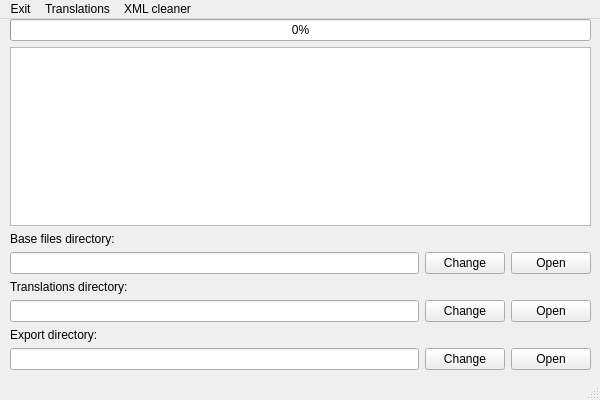
<?xml version="1.0" encoding="UTF-8"?>
<ui version="4.0">
 <class>w_main</class>
 <widget class="QMainWindow" name="w_main">
  <property name="geometry">
   <rect>
    <x>0</x>
    <y>0</y>
    <width>600</width>
    <height>400</height>
   </rect>
  </property>
  <property name="sizePolicy">
   <sizepolicy hsizetype="Fixed" vsizetype="Fixed">
    <horstretch>0</horstretch>
    <verstretch>0</verstretch>
   </sizepolicy>
  </property>
  <property name="minimumSize">
   <size>
    <width>600</width>
    <height>400</height>
   </size>
  </property>
  <property name="maximumSize">
   <size>
    <width>600</width>
    <height>400</height>
   </size>
  </property>
  <property name="windowTitle">
   <string notr="true">Civilization IV - Translation manager</string>
  </property>
  <property name="locale">
   <locale language="English" country="UnitedKingdom"/>
  </property>
  <widget class="QWidget" name="centralwidget">
   <widget class="QWidget" name="verticalLayoutWidget_2">
    <property name="geometry">
     <rect>
      <x>10</x>
      <y>0</y>
      <width>581</width>
      <height>351</height>
     </rect>
    </property>
    <layout class="QVBoxLayout" name="verticalLayout_2">
     <item>
      <widget class="QProgressBar" name="progressBar">
       <property name="value">
        <number>0</number>
       </property>
      </widget>
     </item>
     <item>
      <widget class="QTextEdit" name="console">
       <property name="readOnly">
        <bool>true</bool>
       </property>
      </widget>
     </item>
     <item>
      <layout class="QVBoxLayout" name="verticalLayout">
       <item>
        <widget class="QLabel" name="label">
         <property name="text">
          <string>Base files directory:</string>
         </property>
        </widget>
       </item>
       <item>
        <layout class="QHBoxLayout" name="horizontalLayout">
         <item>
          <widget class="QLineEdit" name="line_baseDir">
           <property name="readOnly">
            <bool>true</bool>
           </property>
          </widget>
         </item>
         <item>
          <widget class="QPushButton" name="bt_baseDirChange">
           <property name="text">
            <string>Change</string>
           </property>
          </widget>
         </item>
         <item>
          <widget class="QPushButton" name="bt_openBaseDir">
           <property name="text">
            <string>Open</string>
           </property>
          </widget>
         </item>
        </layout>
       </item>
       <item>
        <widget class="QLabel" name="label_3">
         <property name="text">
          <string>Translations directory:</string>
         </property>
        </widget>
       </item>
       <item>
        <layout class="QHBoxLayout" name="horizontalLayout_3">
         <item>
          <widget class="QLineEdit" name="line_importDir">
           <property name="readOnly">
            <bool>true</bool>
           </property>
          </widget>
         </item>
         <item>
          <widget class="QPushButton" name="bt_importDirChange">
           <property name="text">
            <string>Change</string>
           </property>
          </widget>
         </item>
         <item>
          <widget class="QPushButton" name="bt_openTranslDir">
           <property name="text">
            <string>Open</string>
           </property>
          </widget>
         </item>
        </layout>
       </item>
       <item>
        <widget class="QLabel" name="label_2">
         <property name="text">
          <string>Export directory:</string>
         </property>
        </widget>
       </item>
       <item>
        <layout class="QHBoxLayout" name="horizontalLayout_2">
         <item>
          <widget class="QLineEdit" name="line_exportDir">
           <property name="readOnly">
            <bool>true</bool>
           </property>
          </widget>
         </item>
         <item>
          <widget class="QPushButton" name="bt_exportDirChange">
           <property name="text">
            <string>Change</string>
           </property>
          </widget>
         </item>
         <item>
          <widget class="QPushButton" name="bt_openExportDir">
           <property name="text">
            <string>Open</string>
           </property>
          </widget>
         </item>
        </layout>
       </item>
      </layout>
     </item>
    </layout>
   </widget>
  </widget>
  <widget class="QMenuBar" name="menubar">
   <property name="geometry">
    <rect>
     <x>0</x>
     <y>0</y>
     <width>600</width>
     <height>21</height>
    </rect>
   </property>
   <widget class="QMenu" name="menuExit">
    <property name="title">
     <string>Exit</string>
    </property>
    <addaction name="actionTest"/>
   </widget>
   <widget class="QMenu" name="menuTranslations">
    <property name="title">
     <string>Translations</string>
    </property>
    <widget class="QMenu" name="menuAdvanced">
     <property name="title">
      <string>Advanced</string>
     </property>
     <addaction name="actionImport_to_game_files"/>
     <addaction name="actionExport_to_Android_XML"/>
    </widget>
    <addaction name="actionDownload_latest_translations"/>
    <addaction name="actionUpload_latest_english_strings"/>
    <addaction name="actionBackup_translations_from_platform"/>
    <addaction name="menuAdvanced"/>
   </widget>
   <widget class="QMenu" name="menuClean_XML">
    <property name="title">
     <string>XML cleaner</string>
    </property>
    <addaction name="actionSort_tags_by_categories"/>
    <addaction name="actionRemove_translations_identical_to_english"/>
    <addaction name="actionRemove_duplicate_language_tags"/>
    <addaction name="actionRemove_a_specific_language"/>
   </widget>
   <addaction name="menuExit"/>
   <addaction name="menuTranslations"/>
   <addaction name="menuClean_XML"/>
  </widget>
  <widget class="QStatusBar" name="statusbar"/>
  <action name="actionExport_to_Android_XML">
   <property name="text">
    <string>Export to Android XML</string>
   </property>
  </action>
  <action name="actionImport_to_game_files">
   <property name="enabled">
    <bool>true</bool>
   </property>
   <property name="text">
    <string>Import to game files</string>
   </property>
  </action>
  <action name="actionDownload_latest_translations">
   <property name="enabled">
    <bool>false</bool>
   </property>
   <property name="text">
    <string>Merge latest translations</string>
   </property>
  </action>
  <action name="actionUpload_latest_english_strings">
   <property name="enabled">
    <bool>false</bool>
   </property>
   <property name="text">
    <string>Upload latest english strings</string>
   </property>
  </action>
  <action name="actionBackup_translations_from_platform">
   <property name="enabled">
    <bool>false</bool>
   </property>
   <property name="text">
    <string>Backup translations from platform</string>
   </property>
  </action>
  <action name="actionSort_tags_by_categories">
   <property name="enabled">
    <bool>false</bool>
   </property>
   <property name="text">
    <string>Sort tags by categories</string>
   </property>
  </action>
  <action name="actionRemove_translations_identical_to_english">
   <property name="enabled">
    <bool>false</bool>
   </property>
   <property name="text">
    <string>Remove translations identical to english</string>
   </property>
  </action>
  <action name="actionRemove_duplicate_language_tags">
   <property name="enabled">
    <bool>false</bool>
   </property>
   <property name="text">
    <string>Remove duplicate language tags</string>
   </property>
  </action>
  <action name="actionRemove_a_specific_language">
   <property name="enabled">
    <bool>false</bool>
   </property>
   <property name="text">
    <string>Remove a specific language</string>
   </property>
  </action>
  <action name="actionTest">
   <property name="text">
    <string>Test</string>
   </property>
  </action>
  <action name="actionSet_active_languages">
   <property name="text">
    <string>Set active languages</string>
   </property>
  </action>
 </widget>
 <resources/>
 <connections/>
</ui>
